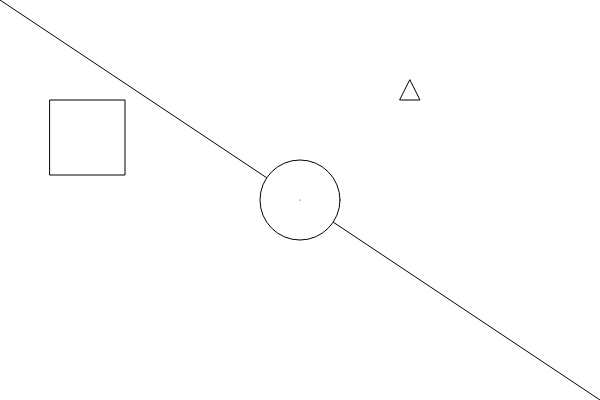
Frame 1 (no input)
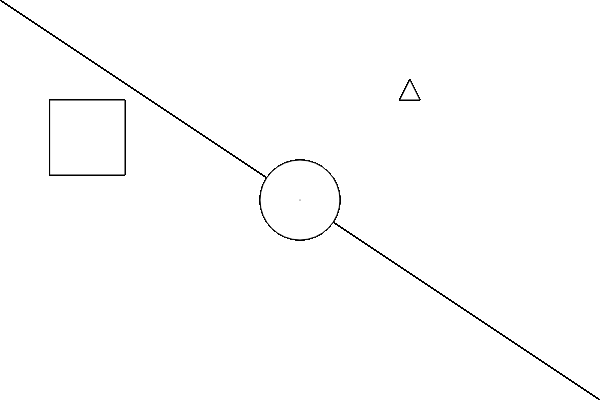
Frame 60 (no input)
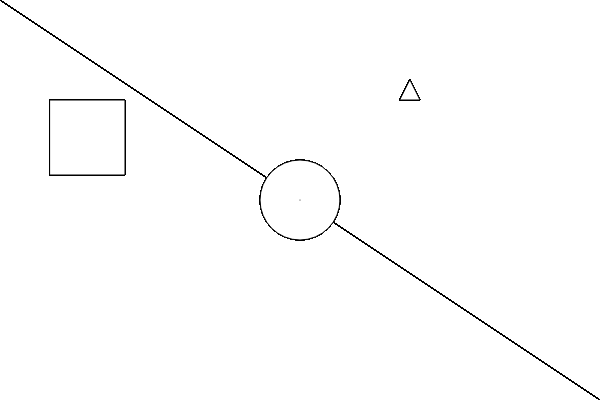
Frame 120 (the mouse pressed at the canvas centre since frame 60)

The p5.js sketch that drew these frames (run headless with seeded random() and noise() and a simulated clock; from frame 60 on, the mouse is pressed at the canvas centre):

// p5.js sketch
// ── sketch.js
function setup() {
  // put setup code here
  createCanvas(600, 400);
}

function draw() {  
  // A line
  line(0, 0, 600, 400);
  // A rectangle
  rect(50, 100, 75, 75);
  // An ellipse
  ellipse(300, 200, 80, 80);
  // A triangle
  triangle(400, 100, 420, 100, 410, 80);
  // A point
  point(300, 200);
}
